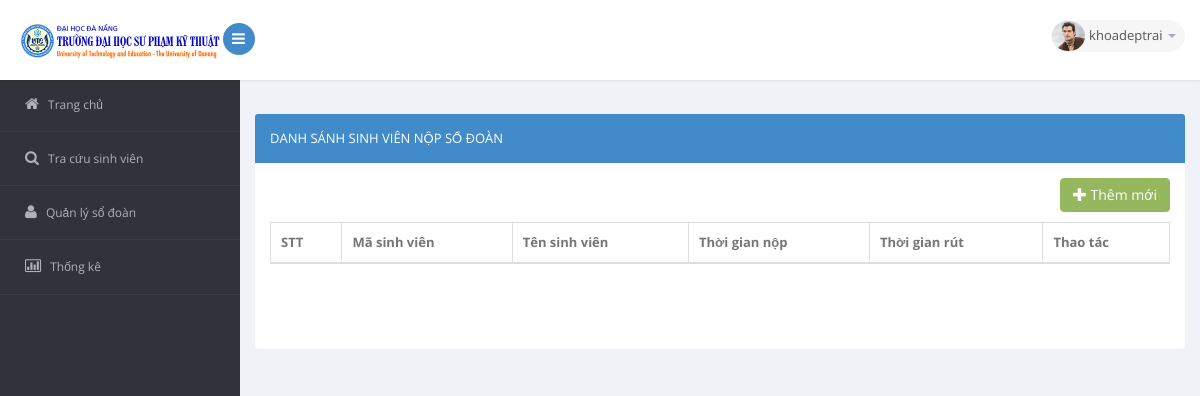
Page /quanlysodoan/index.php (signed in) on the earlier database version.
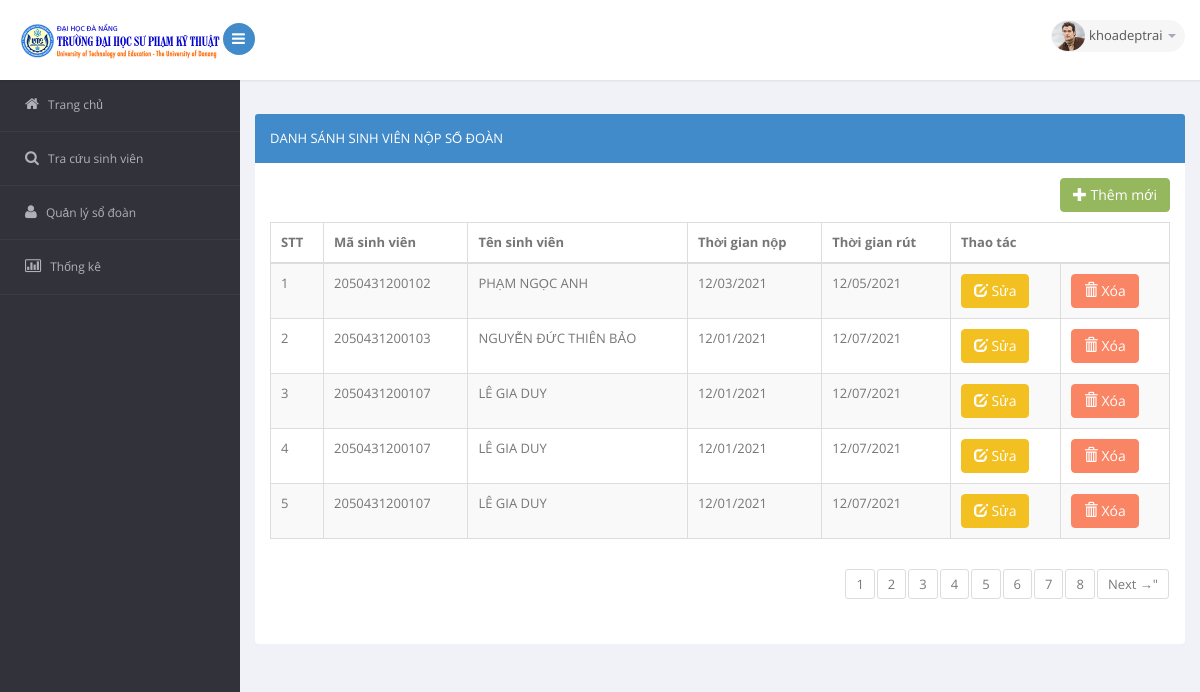
Same page on the later database version.
### tables this page shows
CREATE TABLE `sodoan` (
  `idsd` int(11) NOT NULL,
  `masv` varchar(20) NOT NULL,
  `tgnop` varchar(15) NOT NULL,
  `tgrut` varchar(15) NOT NULL
);

CREATE TABLE `sinhvien` (
  `idsv` int(11) NOT NULL,
  `masv` varchar(20) NOT NULL,
  `tensv` varchar(200) NOT NULL,
  `lopSH` varchar(10) NOT NULL,
  `ngaysinh` date NOT NULL
);

### model/sodoan.php (called while the page is built, shortened)
<?php
function get_sodoan($from, $sotin1trang) {
    global $db;
    $query = 'SELECT * FROM sodoan LIMIT '.$from.','.$sotin1trang;
    $statement = $db->prepare($query);
    $statement->execute();
    $list_sd = $statement->fetchAll();
    return $list_sd;
}
function get_Intsodoan() {
    global $db;
    $query = 'SELECT * FROM sodoan';
    $statement = $db->prepare($query);
    $statement->execute();
    $list_sd = $statement->fetchAll();
    $sl = sizeof($list_sd);
    return $sl;
}
function get_tensvsodoanById($findid) {
    global $db;
    $query = 'SELECT * FROM sinhvien
              WHERE masv = :findid';
    $statement = $db->prepare($query);
    $statement->bindValue(':findid', $findid);
    $statement->execute();
    $sv = $statement->fetch();
    $tensv = $sv['tensv'];
    return $tensv;
}
?>

### quanlysodoan/danhsach.php (the view, shortened to what the changed rows need)
<section id="main-content">
    <section class="wrapper">
        <div class="row">
            <div class="col-sm-12">
                <section class="panel panel-primary">
                    <div class="panel-body">
                        <section id="unseen">
                            <table class="table table-bordered table-striped table-condensed">
                                <thead>
                                    <tr>
                                        <th>STT</th>
                                        <th>Mã sinh viên</th>
                                        <th>Tên sinh viên</th>
                                        <th>Thời gian nộp</th>
                                        <th>Thời gian rút</th>
                                        <th colspan="2">Thao tác</th>
                                    </tr>
                                </thead>
                                <tbody>
                                    <?php $i = $batdau + 1; ?>
                                    <?php foreach ($list_sd as $sd) : ?>
                                        <tr id="row<?php echo $sd['idsd']; ?>">
                                            <td><?php echo $i ?></td>
                                            <td><?php echo $sd['masv']; ?></td>
                                            <td><?php echo $str = get_tensvsodoanById($sd['masv']); ?></td>
                                            <td><?php echo date('d/m/Y',strtotime($sd['tgnop'])); ?></td>
                                            <td><?php echo date('d/m/Y',strtotime($sd['tgrut'])); ?></td>
                                            <td>
                                                <form action="sua_sd.php" method="POST" id="update">
                                                    <button class="btn btn-warning" type="submit">
                                                        <i class="glyphicon glyphicon-edit"></i>
                                                        <span>Sửa</span>
                                                    </button>
                                                </form>
                                            </td>
                                            <td>
                                                <form action="." method="POST" id="delete">
                                                    <button class="btn btn-danger" type="submit">
                                                        <i class="glyphicon glyphicon-trash"></i>
                                                        <span>Xóa</span>
                                                    </button>
                                                </form>
                                            </td>
                                            <?php $i = $i + 1; ?>
                                        </tr>
                                    <?php endforeach; ?>
                                </tbody>
                            </table>
                            <div class="dataTables_paginate paging_bootstrap pagination">
                                <ul>
                                    <?php
                                    for ($t = 1; $t <= $sotrang; $t++) {
                                        echo '<li><a href="index.php?page=' . $t . '">' . $t . '</a></li>';
                                    }
                                    if ($page < $sotrang) {
                                        echo '<li class="next"><a href="index.php?page=' . ($page + 1) . '">Next →"</a></li>';
                                    }
                                    ?>
                                </ul>
                            </div>
                        </section>
                    </div>
                </section>
            </div>
        </div>
    </section>

Differences in the rows shown:
added sodoan: masv "2050431200102", masv.tensv "PHẠM NGỌC ANH", tgnop "12/03/2021", tgrut "12/05/2021"
added sodoan: masv "2050431200103", masv.tensv "NGUYỄN ĐỨC THIÊN BẢO", tgnop "12/01/2021", tgrut "12/07/2021"
added sodoan: masv "2050431200107", masv.tensv "LÊ GIA DUY", tgnop "12/01/2021", tgrut "12/07/2021"
added sodoan: masv "2050431200107", masv.tensv "LÊ GIA DUY", tgnop "12/01/2021", tgrut "12/07/2021"
added sodoan: masv "2050431200107", masv.tensv "LÊ GIA DUY", tgnop "12/01/2021", tgrut "12/07/2021"
Other differences:
new list line: "1"
new list line: "2"
new list line: "3"
new list line: "4"
new list line: "5"
new list line: "6"
new list line: "7"
new list line: "8"
text now shown: "Next →\""
